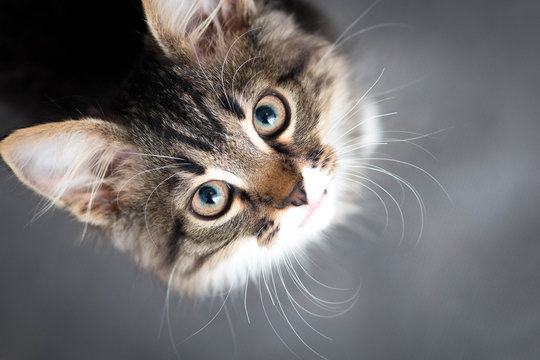
#> input picture catto_smol.jpg, 540 x 360 px
$ python histogram.py
#> lines starting #> are read from the running program, lines starting #| are printed output that depends on the picture; after the words box and inside, x2 and y2 are one past the last pixel; in counts of white or black regions, pixels touching at a corner belong together
import cv2 as cv
import numpy as np
import matplotlib.pyplot as plt

#histograms allow us to distribute pixel intensity distributions in an image
#histograms are kind of like graphs or plots

#grayscale histogram

img = cv.imread('catto_smol.jpg')
#> img is the input picture: shape (360, 540, 3); mean B, G, R 110.3, 110.3, 113.6
cv.imshow('Cat', img)

blank = np.zeros(img.shape[:2], dtype='uint8')

# [21 lines of commented-out code are left out]

mask = cv.circle(blank, (img.shape[1]//2, img.shape[0]//2), 100, 255, -1)
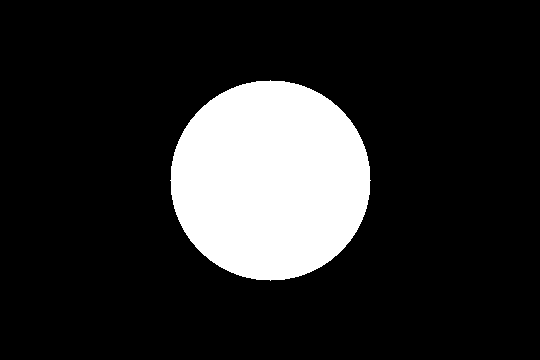
#> blank: shape (360, 540); 16.2% white; 1 white region, box (x1, y1, x2, y2) and area: (170, 80, 371, 281) 31417

plt.figure()
plt.title('Colored Histogram')
plt.xlabel('Bins')
plt.ylabel('# of pixels')

colors = ('b', 'g', 'r')
for i, col in enumerate(colors):
    hist = cv.calcHist([img], [i], mask, [256], [0,256])
    plt.plot(hist, color=col)
    plt.xlim(0,256)

plt.show()
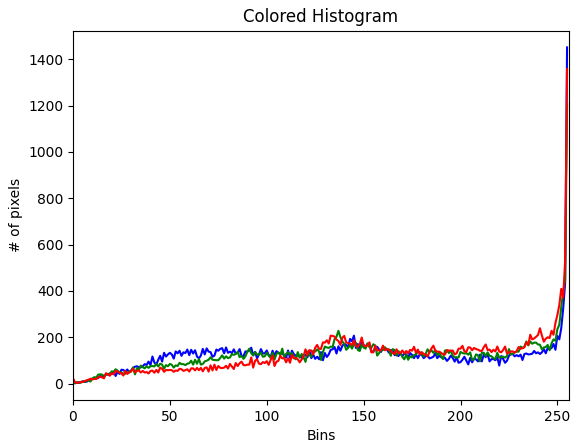
#> figure drawn by matplotlib, 1 panel; curve peaks at x = 255, y = 1451; curve peaks at x = 255, y = 1206; curve peaks at x = 255, y = 1357
cv.waitKey(0)

$ run again, with catto_large.jpg copied over catto_smol.jpg
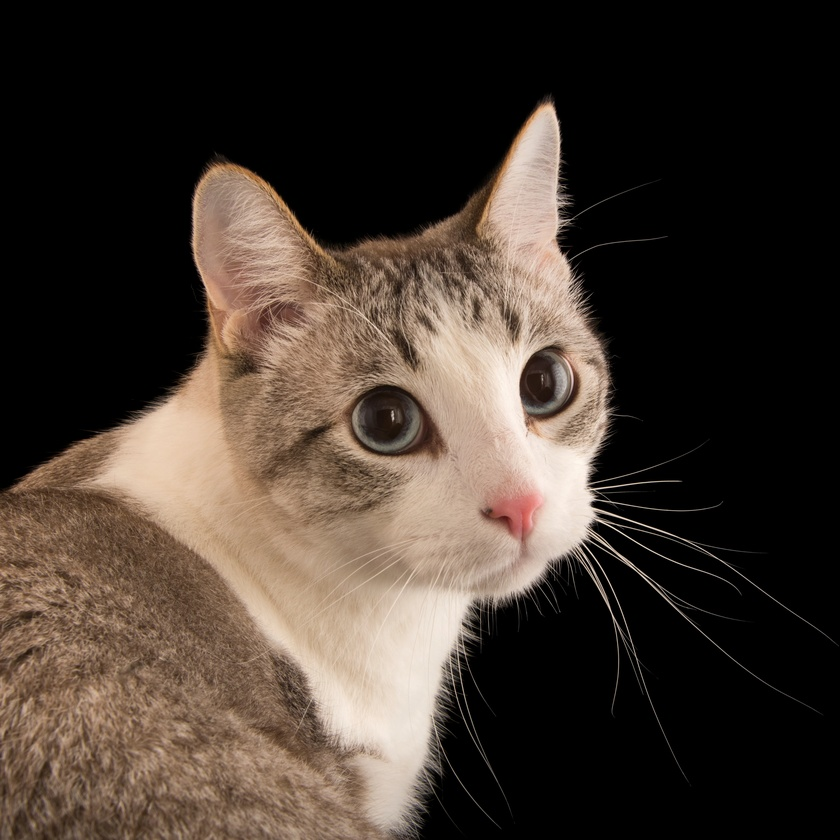
#> input picture catto_large.jpg, 840 x 840 px, shrunk from 3072 x 3072 before the run
#> img is the input picture: shape (840, 840, 3); mean B, G, R 48.1, 56.7, 68
#> `mask = cv.circle(blank, (img.shape[1]//2, img.shape[0]//2), 100, 255, ..`:
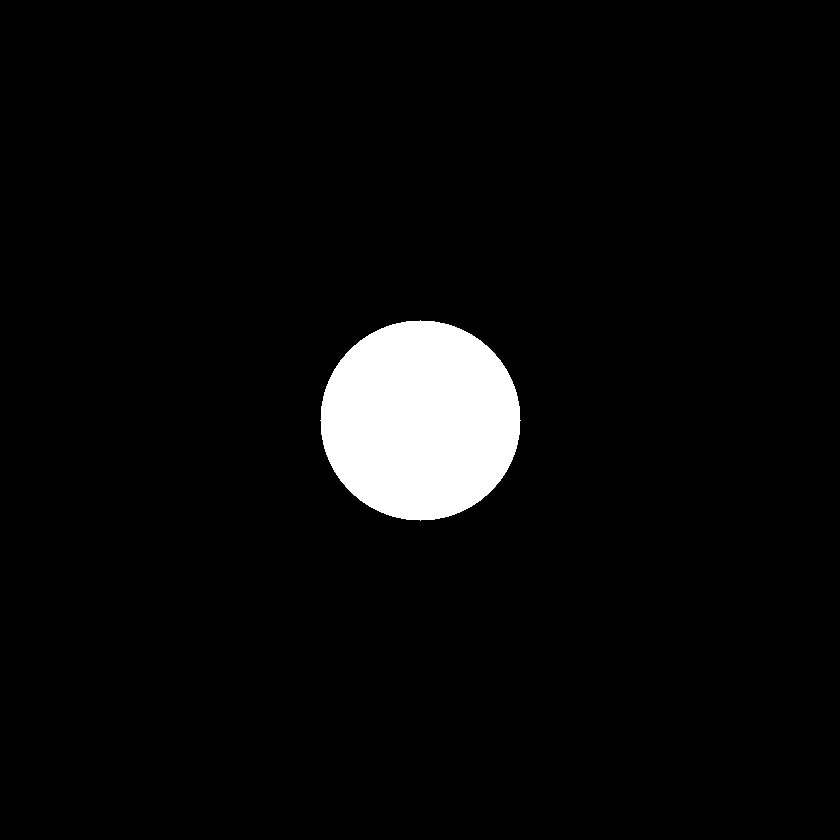
#> blank: shape (840, 840); 4.5% white; 1 white region, box (x1, y1, x2, y2) and area: (320, 320, 521, 521) 31417
#> `plt.show()`:
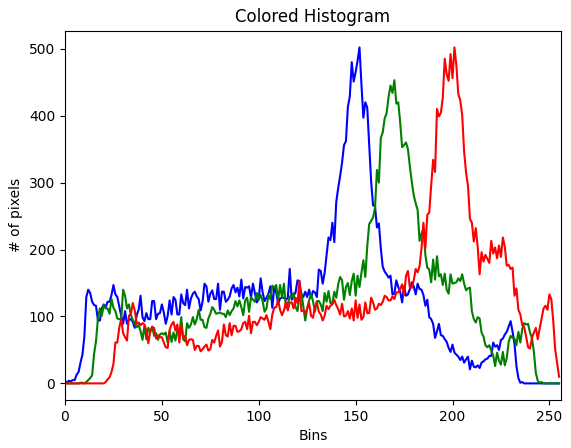
#> figure drawn by matplotlib, 1 panel; curve peaks at x = 152, y = 502; curve peaks at x = 170, y = 453; curve peaks at x = 201, y = 502
